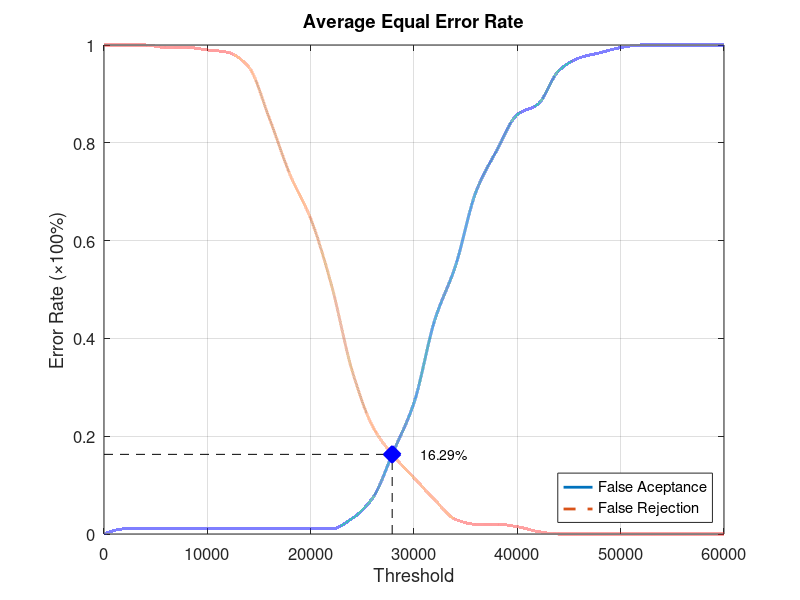
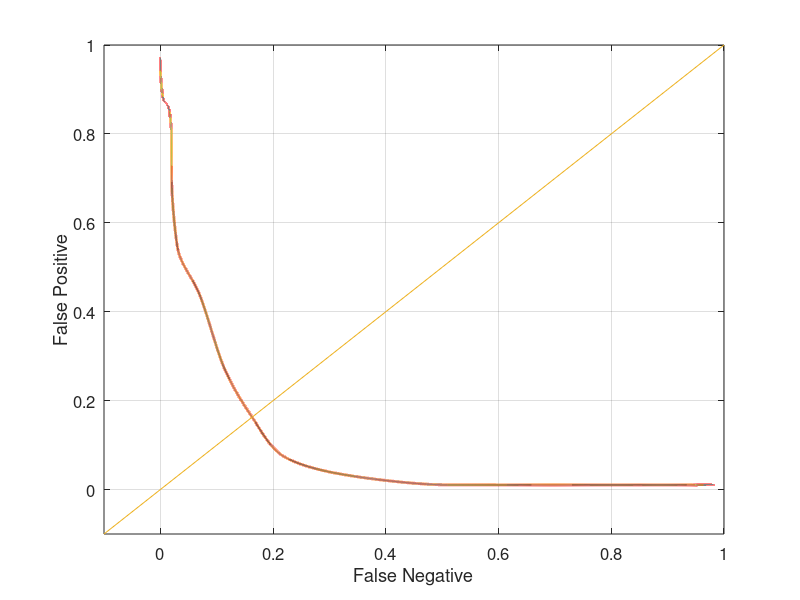

The MATLAB script that drew these images, in order:
function yEER = Database2_1
close all;
clear;
clc;
x = 0:2000:60000;
xq = 0:0.5:60000;

y0 = [0 0.0105263 0.0105263 0.0105263 0.0105263 0.0105263 0.0105263 0.0105263 0.0105263 0.0105263 0.0105263 0.0105263 0.0315789 0.0736842 0.168421 0.268421 0.436842 0.547368 0.7 0.784211 0.857895 0.878947 0.947368 0.973684 0.984211 0.994737 1 1 1 1 1];
yy0 = interp1(x, y0, xq, 'pchip');
y1 = [1 1 1 0.995 0.995 0.99 0.985 0.955 0.85 0.735 0.645 0.51 0.335 0.22 0.16 0.115 0.07 0.03 0.02 0.02 0.015 0.005 0 0 0 0 0 0 0 0 0];
yy1 = interp1(x, y1, xq, 'pchip');

% Calculating EER: 
y2 = abs(y0 - y1);
find(y2 == min(y2))
yy2 = abs(yy0 - yy1);
xEER = find(yy2 == min(yy2));
xEERIndex = xq(xEER) % X-axis EER
yEER = yy0(xEER) % Y-axis EER

main = figure
plot(xq, yy0,'-','LineWidth', 2);	hold on
plot(xq, yy1,'--','LineWidth', 2);	hold on
plot([xEERIndex xEERIndex], [0 yEER], 'k--');	hold on
plot([0 xEERIndex], [yEER yEER], 'k--');	hold on
plot(xEERIndex, yEER, 'bx', 'LineWidth', 10);	hold on
text(xEERIndex + 10 * xEERIndex / 100, yEER, [num2str(round((10000 * yEER)) / 100) '%'])
legend('False Aceptance', 'False Rejection', 'Location', 'SouthEast')
xlabel('Threshold')
ylabel('Error Rate (\times100%)')
title('Average Equal Error Rate')
set(gca, 'FontSize', 12)
axis([0 60000 0 1])
grid on

print(main, 'Database2_1Main', '-dpng');
FNRxFPR = figure('Color', [1 1 1]);
plot(yy1, yy0, '-', yy1, yy0, 'LineWidth', 2);
hold on
y = -0.1:0.1:1
plot(y, y); 
set(gca, 'FontSize', 12)
xlabel('False Negative')
ylabel('False Positive')
axis([-0.1 1 -0.1 1])
set(gca, 'FontSize', 12)
grid on

print(FNRxFPR, 'Database2_1FNRxFPR','-dpng');
end
